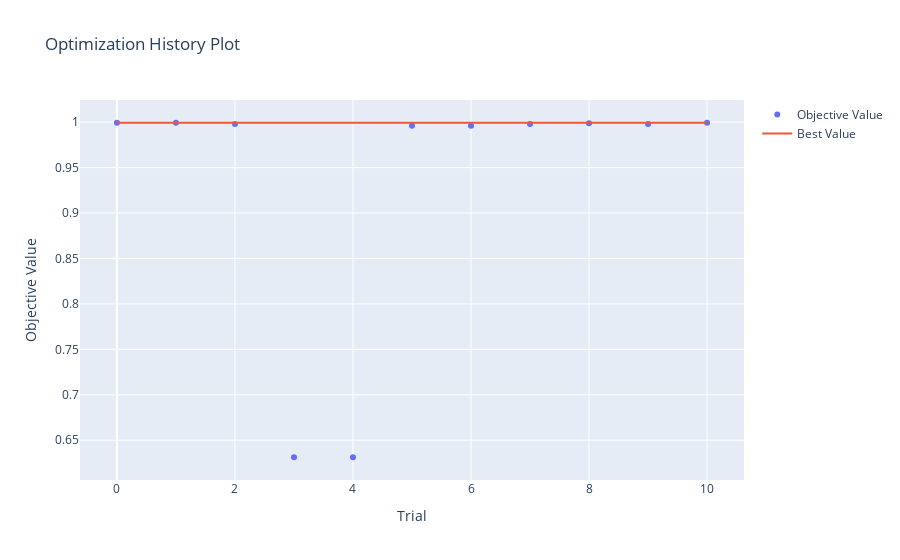
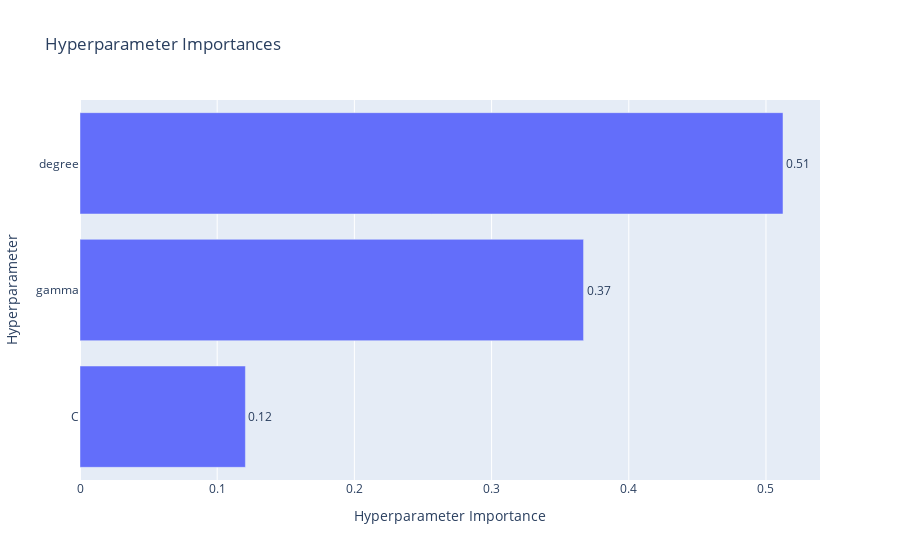

Notebook cell for these charts, in order:
### Code cell
# Load lại study và mô hình hóa
study = optuna.load_study(study_name="svm_study", storage="sqlite:///svm_study.db")
print("Best accuracy:", study.best_value)
print("Best parameters:", study.best_params)
optuna.visualization.plot_optimization_history(study).show()
optuna.visualization.plot_param_importances(study).show()

### Figure 1 — Plotly figure (JSON) as saved in the notebook; plotly's stock layout.template omitted (floating-point values rounded to 4 significant figures)
{"data": [{"mode": "markers", "name": "Objective Value", "type": "scatter", "x": [0, 1, 2, 3, 4, 5, 6, 7, 8, 9, 10], "y": [0.9993, 0.9993, 0.998, 0.6313, 0.6313, 0.9961, 0.9961, 0.998, 0.9987, 0.998, 0.9993]}, {"mode": "lines", "name": "Best Value", "type": "scatter", "x": [0, 1, 2, 3, 4, 5, 6, 7, 8, 9, 10], "y": [0.9993, 0.9993, 0.9993, 0.9993, 0.9993, 0.9993, 0.9993, 0.9993, 0.9993, 0.9993, 0.9993]}, {"marker": {"color": "#cccccc"}, "mode": "markers", "name": "Infeasible Trial", "showlegend": false, "type": "scatter", "x": [], "y": []}], "layout": {"title": {"text": "Optimization History Plot"}, "xaxis": {"title": {"text": "Trial"}}, "yaxis": {"title": {"text": "Objective Value"}}}}

### Figure 2 — Plotly figure (JSON) as saved in the notebook; plotly's stock layout.template omitted (floating-point values rounded to 4 significant figures)
{"data": [{"cliponaxis": false, "hovertemplate": ["C (CategoricalDistribution): 0.12056707892775258<extra></extra>", "gamma (CategoricalDistribution): 0.36702923649384966<extra></extra>", "degree (IntDistribution): 0.5124036845783978<extra></extra>"], "name": "Objective Value", "orientation": "h", "text": ["0.12", "0.37", "0.51"], "textposition": "outside", "type": "bar", "x": [0.1206, 0.367, 0.5124], "y": ["C", "gamma", "degree"]}], "layout": {"title": {"text": "Hyperparameter Importances"}, "xaxis": {"title": {"text": "Hyperparameter Importance"}}, "yaxis": {"title": {"text": "Hyperparameter"}}}}
